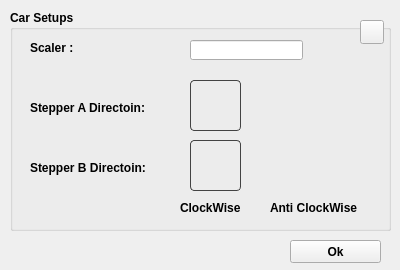
<?xml version="1.0" encoding="UTF-8"?>
<ui version="4.0">
 <class>Form</class>
 <widget class="QWidget" name="Form">
  <property name="geometry">
   <rect>
    <x>0</x>
    <y>0</y>
    <width>400</width>
    <height>270</height>
   </rect>
  </property>
  <property name="font">
   <font>
    <family>Arial</family>
    <weight>75</weight>
    <bold>true</bold>
   </font>
  </property>
  <property name="windowTitle">
   <string>Form</string>
  </property>
  <widget class="QPushButton" name="btnOk">
   <property name="geometry">
    <rect>
     <x>290</x>
     <y>240</y>
     <width>91</width>
     <height>23</height>
    </rect>
   </property>
   <property name="text">
    <string>Ok</string>
   </property>
  </widget>
  <widget class="QGroupBox" name="groupBox">
   <property name="geometry">
    <rect>
     <x>10</x>
     <y>10</y>
     <width>381</width>
     <height>221</height>
    </rect>
   </property>
   <property name="title">
    <string>Car Setups</string>
   </property>
   <widget class="QLabel" name="label_3">
    <property name="geometry">
     <rect>
      <x>20</x>
      <y>90</y>
      <width>131</width>
      <height>16</height>
     </rect>
    </property>
    <property name="text">
     <string>Stepper A Directoin:</string>
    </property>
   </widget>
   <widget class="QLabel" name="label_4">
    <property name="geometry">
     <rect>
      <x>20</x>
      <y>150</y>
      <width>131</width>
      <height>16</height>
     </rect>
    </property>
    <property name="text">
     <string>Stepper B Directoin:</string>
    </property>
   </widget>
   <widget class="QLabel" name="motoA_CK">
    <property name="geometry">
     <rect>
      <x>180</x>
      <y>70</y>
      <width>51</width>
      <height>51</height>
     </rect>
    </property>
    <property name="styleSheet">
     <string notr="true">     border: 1px solid rgb(67,67,67);
     border-radius: 4px;</string>
    </property>
    <property name="pixmap">
     <pixmap resource="images.qrc">:/images/stepping_motor-clockwise.png</pixmap>
    </property>
   </widget>
   <widget class="QLabel" name="motoB_CK">
    <property name="geometry">
     <rect>
      <x>180</x>
      <y>130</y>
      <width>51</width>
      <height>51</height>
     </rect>
    </property>
    <property name="styleSheet">
     <string notr="true">     border: 1px solid rgb(67,67,67);
     border-radius: 4px;</string>
    </property>
    <property name="pixmap">
     <pixmap resource="images.qrc">:/images/stepping_motor-clockwise.png</pixmap>
    </property>
   </widget>
   <widget class="QLabel" name="motoA_CCK">
    <property name="geometry">
     <rect>
      <x>270</x>
      <y>70</y>
      <width>51</width>
      <height>51</height>
     </rect>
    </property>
    <property name="pixmap">
     <pixmap resource="images.qrc">:/images/stepping_motor-anticlockwise.png</pixmap>
    </property>
   </widget>
   <widget class="QLabel" name="motoB_CCK">
    <property name="geometry">
     <rect>
      <x>270</x>
      <y>130</y>
      <width>51</width>
      <height>51</height>
     </rect>
    </property>
    <property name="pixmap">
     <pixmap resource="images.qrc">:/images/stepping_motor-anticlockwise.png</pixmap>
    </property>
   </widget>
   <widget class="QPushButton" name="pushButton">
    <property name="geometry">
     <rect>
      <x>350</x>
      <y>10</y>
      <width>24</width>
      <height>24</height>
     </rect>
    </property>
    <property name="styleSheet">
     <string notr="true"> QPushButton {
	border-image: url(:/images/help-icon.png) 0;
 }

 QPushButton:hover {
	border-image: url(:/images/help-icon-hover.png) 0;
 }

 QPushButton:pressed  {
	border-image: url(:/images/help-icon-click.png) 0;
 }
</string>
    </property>
    <property name="text">
     <string/>
    </property>
   </widget>
   <widget class="QLabel" name="label_5">
    <property name="geometry">
     <rect>
      <x>170</x>
      <y>190</y>
      <width>71</width>
      <height>16</height>
     </rect>
    </property>
    <property name="text">
     <string>ClockWise</string>
    </property>
   </widget>
   <widget class="QLabel" name="label_6">
    <property name="geometry">
     <rect>
      <x>260</x>
      <y>190</y>
      <width>101</width>
      <height>16</height>
     </rect>
    </property>
    <property name="text">
     <string>Anti ClockWise</string>
    </property>
   </widget>
   <widget class="QLabel" name="label_7">
    <property name="geometry">
     <rect>
      <x>20</x>
      <y>30</y>
      <width>151</width>
      <height>16</height>
     </rect>
    </property>
    <property name="text">
     <string>Scaler :</string>
    </property>
   </widget>
   <widget class="QLineEdit" name="lineScale">
    <property name="geometry">
     <rect>
      <x>180</x>
      <y>30</y>
      <width>113</width>
      <height>20</height>
     </rect>
    </property>
   </widget>
  </widget>
 </widget>
 <resources>
  <include location="images.qrc"/>
  <include location="C:/Qt/Qt5.3.1/5.3/mingw482_32/bin/images.qrc"/>
 </resources>
 <connections/>
</ui>
